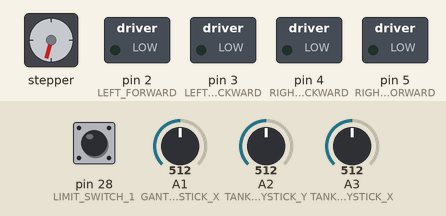
Bench run of a sketch on a simulated Arduino Mega 2560, built with avr-gcc and run on an emulated ATmega2560. On the bench: stepper motor, switched loads named in the sketch (green lamp = pin HIGH). Wiring (inferred from the names in the program): stepper motor driver (200 steps per turn assumed): step pin 24; direction pin 23; enable pin 22. Inputs (shaded band) come from the test bench; at power-on: A2 (TANK_JOYSTICK_Y) = 512, A3 (TANK_JOYSTICK_X) = 512, pin 28 (LIMIT_SWITCH_1) HIGH, A1 (GANTRY_JOYSTICK_X) = 512. Pins used as bus, display or sensor lines are not drawn; what the sketch prints to the serial monitor is not drawn.

Above: at 1.7 s.
1.8 s: A2 (TANK_JOYSTICK_Y) set to 716
At 2.17 s:
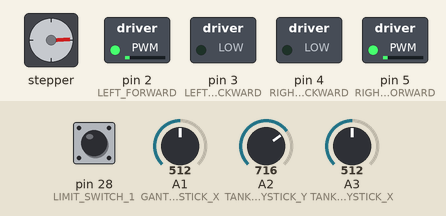
4.8 s: A3 (TANK_JOYSTICK_X) set to 716
At 5.18 s:
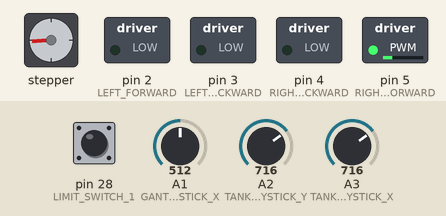
7.8 s: A2 (TANK_JOYSTICK_Y) set to 900
At 8.2 s:
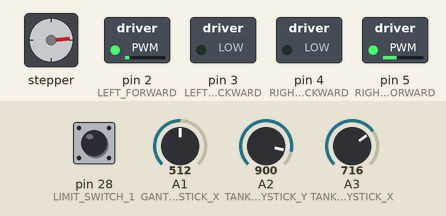
10.8 s: A3 (TANK_JOYSTICK_X) set to 900
At 11.21 s:
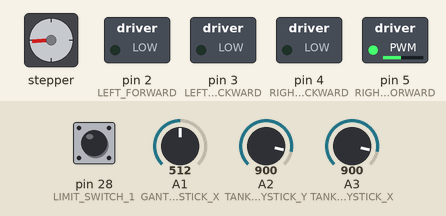
13.8 s: A2 (TANK_JOYSTICK_Y) set to 1023
At 14.52 s:
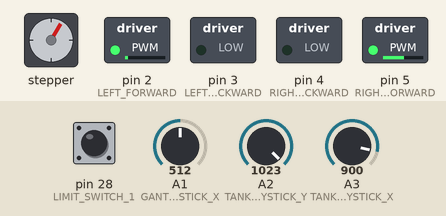
16.8 s: A3 (TANK_JOYSTICK_X) set to 1023
At 17.53 s:
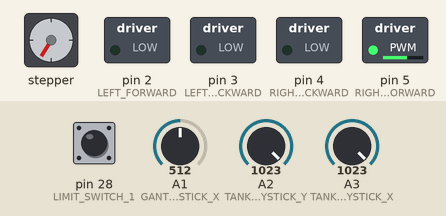
Timing chart, 0 to 22.8 s (numbered marks = the images above; inputs shaded):
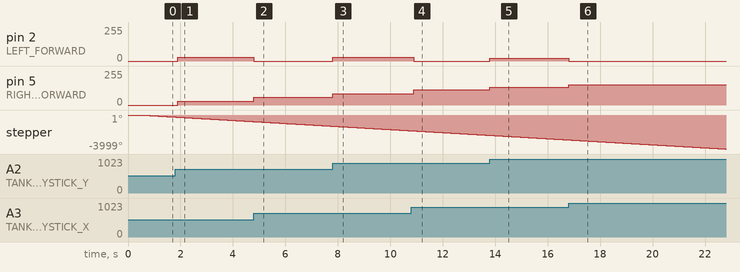

The sketch:

event_loop.ino
```cpp
#include <Arduino.h>

#define MAX_TASKS 16

struct Task
{
    unsigned long scheduledTime;
    void (*callback)();
    bool inUse; // false if the slot has not been allocated or if the task has been executed
};

Task tasks[MAX_TASKS];

bool insertTask(unsigned long delayMs, void (*callback)())
{
    for (uint8_t i = 0; i < MAX_TASKS; i++)
    {
        if (!tasks[i].inUse)
        {
            tasks[i].scheduledTime = millis() + delayMs;
            tasks[i].callback = callback;
            tasks[i].inUse = true;
            return true;
        }
    }
    return false;
}

// Run up to MAX_TASKS ready tasks
// This function is blocking, but has a limited number of iterations to prevent infinite loops
void runReadyTasks()
{
    for (uint8_t i = 0; i < MAX_TASKS; i++)
    {
        if (tasks[i].inUse && tasks[i].scheduledTime <= millis())
        {
            tasks[i].callback();
            tasks[i].inUse = false;
        }
    }
}

// Joystick pins
#define GANTRY_JOYSTICK_Y A0
#define GANTRY_JOYSTICK_X A1
#define TANK_JOYSTICK_Y A2
#define TANK_JOYSTICK_X A3

// Stepper motor control pins
#define GANTRY_EN 22
#define GANTRY_DIR 23
#define GANTRY_STP 24
#define LIMIT_SWITCH_1 28
#define LIMIT_SWITCH_2 29

// Tank drive control pins
#define RIGHT_FORWARD 5
#define RIGHT_BACKWARD 4
#define LEFT_FORWARD 2
#define LEFT_BACKWARD 3

// Gantry position and limits
const float IN_PER_STEP = 0.025; // Estimated distance per step
float currentPos = 0; // Inches
float minPos = 0;     // Inches
float maxPos = 0;     // Inches
bool gantryHomed = false;

// Standard delays
#define HOMING_STEP_DELAY_MS 10
#define AWAIT_NEXT_CMD_MS 100

// Current move commands
float gantryStepDelayMs = 0; // Delay between steps in milliseconds (0 = stopped, positive = forward, negative = reverse)
int rightTankDriveSpeed = 0;
int leftTankDriveSpeed = 0;


bool isGantryAtLimit(float nextPos)
{
    if (digitalRead(LIMIT_SWITCH_1) == LOW || digitalRead(LIMIT_SWITCH_2) == LOW)
    {
        Serial.println("Error: Limit switch pressed.");
        return true;
    }
    if (nextPos < minPos || nextPos > maxPos)
    {
        Serial.println("Error: Soft limits exceeded.");
        return true;
    }
    return false;
}

void gantryStep(bool dir, bool ignoreLimits = false)
{
    float nextPos = currentPos + IN_PER_STEP * (dir ? 1 : -1);
    if (!ignoreLimits && isGantryAtLimit(nextPos))
    {
        return;
    }

    digitalWrite(GANTRY_DIR, dir ? HIGH : LOW);
    digitalWrite(GANTRY_STP, HIGH);
    delayMicroseconds(100);
    digitalWrite(GANTRY_STP, LOW);

    currentPos = nextPos;
}

// Wrapper functions for moving the gantry while ignoring limits
void gantryHomeStepReverse()
{
    gantryStep(false, true);
}

void gantryHomeStepForward()
{
    gantryStep(true, true);
}

void stepReverseUntilLimitSwitch() {
    gantryHomeStepReverse();
    if (digitalRead(LIMIT_SWITCH_1) == HIGH) {
        insertTask(HOMING_STEP_DELAY_MS, stepReverseUntilLimitSwitch);
    } else {
        insertTask(HOMING_STEP_DELAY_MS, stepForwardUntilNoLimitSwitch);
    }
}

void stepForwardUntilNoLimitSwitch() {
    gantryHomeStepForward();
    if (digitalRead(LIMIT_SWITCH_1) == LOW) {
        insertTask(HOMING_STEP_DELAY_MS, stepForwardUntilNoLimitSwitch);
    } else {
        currentPos = 0;

        insertTask(HOMING_STEP_DELAY_MS, stepForwardUntilLimitSwitch);
    }
}

void stepForwardUntilLimitSwitch() {
    gantryHomeStepForward();
    if (digitalRead(LIMIT_SWITCH_2) == HIGH) {
        insertTask(HOMING_STEP_DELAY_MS, stepForwardUntilLimitSwitch);
    } else {
        // Set 2 inch soft limits
        maxPos = currentPos - 2;
        minPos = 2;

        insertTask(HOMING_STEP_DELAY_MS, stepReverseUntilSoftLimits);
    }
}

void stepReverseUntilSoftLimits() {
    gantryHomeStepReverse();
    if (currentPos > maxPos) {
        insertTask(HOMING_STEP_DELAY_MS, stepReverseUntilSoftLimits);
    } else {
        gantryHomed = true;
        Serial.println("Homing complete. Max position: " + String(maxPos) + " inches. Current position: " + String(currentPos) + " inches.");
    }
}

void homeGantry()
{
    Serial.println("Homing gantry...");
    insertTask(0, stepReverseUntilLimitSwitch);
}

// If the gantry is enabled, take a step in the given direction
// and schedule the next step based on the given delay
void maybeMoveGantry()
{
    if (gantryStepDelayMs == 0 || !gantryHomed) {
        insertTask(AWAIT_NEXT_CMD_MS, maybeMoveGantry);
    } else {
        gantryStep(gantryStepDelayMs > 0);
        insertTask(abs(gantryStepDelayMs), maybeMoveGantry);
    }
}

void maybeMoveTankDrive()
{
    if (rightTankDriveSpeed > 0)
    {
        analogWrite(RIGHT_FORWARD, rightTankDriveSpeed);
        analogWrite(RIGHT_BACKWARD, 0);
    }
    else if (rightTankDriveSpeed < 0)
    {
        analogWrite(RIGHT_FORWARD, 0);
        analogWrite(RIGHT_BACKWARD, -rightTankDriveSpeed);
    }
    else
    {
        analogWrite(RIGHT_FORWARD, 0);
        analogWrite(RIGHT_BACKWARD, 0);
    }

    if (leftTankDriveSpeed > 0)
    {
        analogWrite(LEFT_FORWARD, leftTankDriveSpeed);
        analogWrite(LEFT_BACKWARD, 0);
    }
    else if (leftTankDriveSpeed < 0)
    {
        analogWrite(LEFT_FORWARD, 0);
        analogWrite(LEFT_BACKWARD, -leftTankDriveSpeed);
    }
    else
    {
        analogWrite(LEFT_FORWARD, 0);
        analogWrite(LEFT_BACKWARD, 0);
    }

    insertTask(AWAIT_NEXT_CMD_MS, maybeMoveTankDrive);
}

void interpretTankJoystick()
{
    int x = analogRead(TANK_JOYSTICK_X);
    int y = analogRead(TANK_JOYSTICK_Y);
    float xNormalized = map(x, 0, 1023, -100, 100) / 100.0;
    float yNormalized = map(y, 0, 1023, -100, 100) / 100.0;

    // Set deadzone per axis
    if (abs(xNormalized) < 0.1)
    {
        xNormalized = 0.0;
    }
    if (abs(yNormalized) < 0.1)
    {
        yNormalized = 0.0;
    }

    // Escape if both axes are in the deadzone
    if (xNormalized == 0.0 && yNormalized == 0.0)
    {
        rightTankDriveSpeed = 0;
        leftTankDriveSpeed = 0;
        return;
    }

    // Set tank drive speeds
    float speedLimit = 0.6;
    rightTankDriveSpeed = (yNormalized + xNormalized) * (255 / 2) * speedLimit;
    leftTankDriveSpeed = (yNormalized - xNormalized) * (255 / 2) * speedLimit;
}

void interpretGantryJoystick()
{
    int x = analogRead(GANTRY_JOYSTICK_X);
    int xNormalized = map(x, 0, 1023, -100, 100);

    // Set deadzone
    if (abs(xNormalized) < 10)
    {
        gantryStepDelayMs = 0;
        return;
    }

    float stepDelay = map(abs(xNormalized), 0, 100, 15, 3);
    gantryStepDelayMs = xNormalized > 0 ? stepDelay : -stepDelay;
}

void initializeGantry()
{
    pinMode(GANTRY_DIR, OUTPUT);
    pinMode(GANTRY_STP, OUTPUT);
    pinMode(GANTRY_EN, OUTPUT);
    pinMode(LIMIT_SWITCH_1, INPUT_PULLUP);
    pinMode(LIMIT_SWITCH_2, INPUT_PULLUP);
    pinMode(GANTRY_JOYSTICK_X, INPUT);
    pinMode(GANTRY_JOYSTICK_Y, INPUT);

    digitalWrite(GANTRY_EN, LOW);

    // Home the gantry
    Serial.println("Homing gantry...");
    homeGantry();
}

void initializeTankDrive()
{
    pinMode(RIGHT_FORWARD, OUTPUT);
    pinMode(RIGHT_BACKWARD, OUTPUT);
    pinMode(LEFT_FORWARD, OUTPUT);
    pinMode(LEFT_BACKWARD, OUTPUT);

    digitalWrite(RIGHT_FORWARD, LOW);
    digitalWrite(RIGHT_BACKWARD, LOW);
    digitalWrite(LEFT_FORWARD, LOW);
    digitalWrite(LEFT_BACKWARD, LOW);

    pinMode(TANK_JOYSTICK_X, INPUT);
    pinMode(TANK_JOYSTICK_Y, INPUT);
}

void setup()
{
    Serial.begin(9600);
    delay(500);
    initializeGantry();
    initializeTankDrive();
    insertTask(AWAIT_NEXT_CMD_MS, maybeMoveGantry);
    insertTask(AWAIT_NEXT_CMD_MS, maybeMoveTankDrive);
}

void loop()
{
    interpretTankJoystick();
    interpretGantryJoystick();
    runReadyTasks();
}
```

Measured:
- after the input at 1.8 s, pin 2 (LEFT_FORWARD), pin 5 (RIGHT_FORWARD): 0/255 → 29/255 after 0.10 s
- after the input at 4.8 s, pin 2 (LEFT_FORWARD): 29/255 → 0/255 at once; pin 5 (RIGHT_FORWARD): 29/255 → 59/255 at once
- after the input at 7.8 s, pin 2 (LEFT_FORWARD): 0/255 → 27/255 at once; pin 5 (RIGHT_FORWARD): 59/255 → 86/255 at once
- after the input at 10.8 s, pin 2 (LEFT_FORWARD): 27/255 → 0/255 after 0.10 s; pin 5 (RIGHT_FORWARD): 86/255 → 114/255 after 0.10 s
- after the input at 13.8 s, pin 2 (LEFT_FORWARD): 0/255 → 19/255 at once; pin 5 (RIGHT_FORWARD): 114/255 → 133/255 at once
- after the input at 16.8 s, pin 2 (LEFT_FORWARD): 19/255 → 0/255 at once; pin 5 (RIGHT_FORWARD): 133/255 → 152/255 at once
